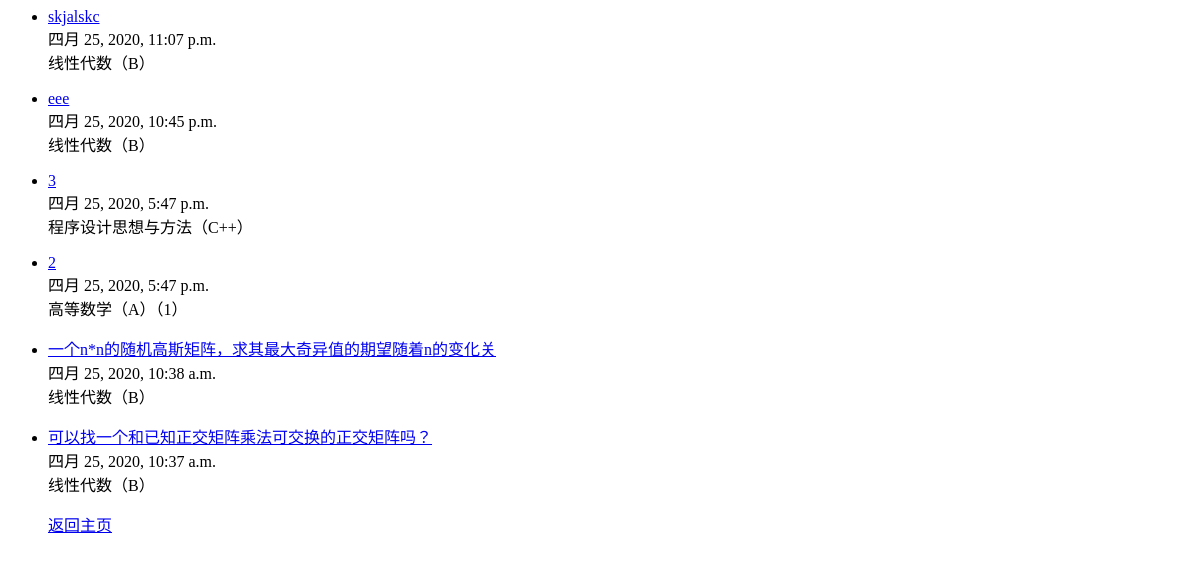
The app's page /qas_system/all_question/, older data.
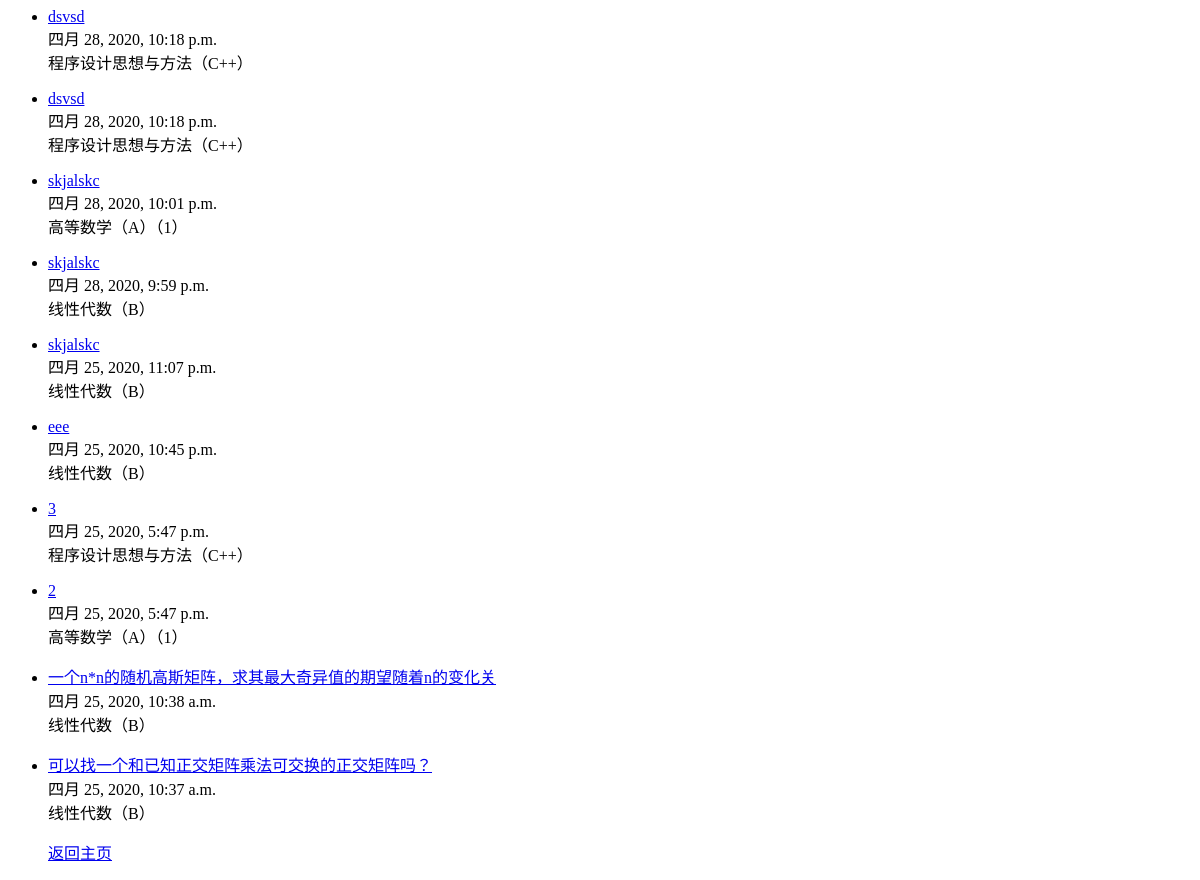
The same page, newer data.
### qas_system/models.py (models this page shows, shortened)
class Question(models.Model):
    question_title = models.CharField(verbose_name='标题', max_length=30, blank=False)
    question_text = RichTextField(verbose_name='具体描述')
    question_subject = models.ForeignKey('Subject', verbose_name='科目', on_delete=models.CASCADE)
    pub_date = models.DateTimeField(auto_now=True, verbose_name='提问日期')
    page_views = models.IntegerField(default=0, verbose_name='浏览量')
    questioner = models.ForeignKey('User', verbose_name='提问者', on_delete=models.CASCADE)
    good_num = models.IntegerField(default=0, verbose_name='点赞量')

class Subject(models.Model):
    name = models.CharField(max_length=30, unique=True, verbose_name='科目名称')
    def __str__(self):
        return self.name

### qas_system/views.py (the view)
# urls.py: path('all_question/', views.all_question),  # 浏览所有问题 按照时间顺序排列
def all_question(request):
    all_question_list = Question.objects.all().order_by('-pub_date')
    return render(request, 'all_question.html', {'all_question_list': all_question_list})

### templates/all_question.html (shortened to what this page needs)
{% if all_question_list %}
    <ul>
    {% for question in all_question_list %}
        <li><a href="/qas_system/question/{{ question.id }}/">{{ question.question_title }}</a></li>
        {{ question.pub_date }}<br>
        {{ question.question_subject }}
    {% endfor %}
    <a href="/qas_system/", target="_self">返回主页</a>
    </ul>
{% else %}
    <p>未找到结果，点击下面的链接返回。</p>
    <a href="/qas_system/select/", target="_self">返回筛选页面</a>
    <a href="/qas_system/", target="_self">返回主页</a>
{% endif %}

Row changes from the older to the newer data that the page shows:
added Question: question_title "dsvsd", pub_date "四月 28, 2020, 10:18 p.m.", question_subject "程序设计思想与方法（C++）"
added Question: question_title "dsvsd", pub_date "四月 28, 2020, 10:18 p.m.", question_subject "程序设计思想与方法（C++）"
added Question: question_title "skjalskc", pub_date "四月 28, 2020, 10:01 p.m.", question_subject "高等数学（A）（1）"
added Question: question_title "skjalskc", pub_date "四月 28, 2020, 9:59 p.m.", question_subject "线性代数（B）"
